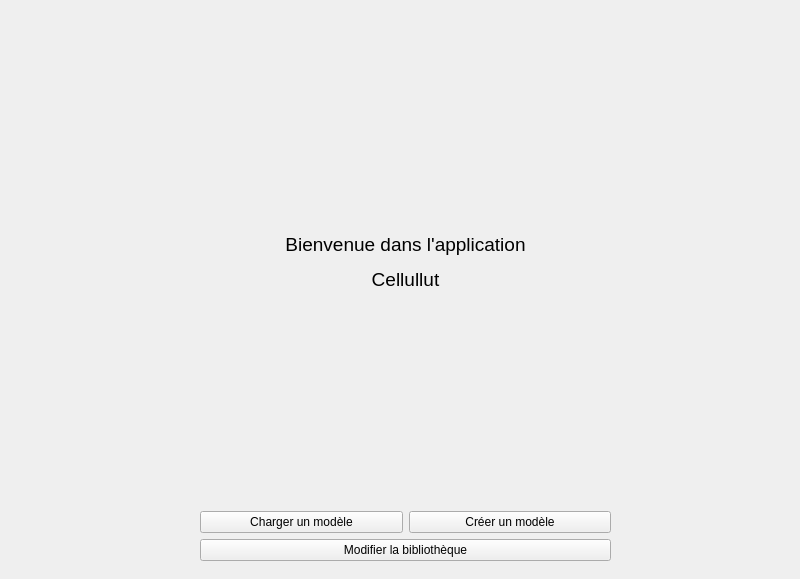
<?xml version="1.0" encoding="UTF-8"?>
<ui version="4.0">
 <class>MainMenuView</class>
 <widget class="QWidget" name="MainMenuView">
  <property name="geometry">
   <rect>
    <x>0</x>
    <y>0</y>
    <width>800</width>
    <height>579</height>
   </rect>
  </property>
  <property name="windowTitle">
   <string>Form</string>
  </property>
  <widget class="QWidget" name="verticalLayoutWidget">
   <property name="geometry">
    <rect>
     <x>200</x>
     <y>20</y>
     <width>411</width>
     <height>541</height>
    </rect>
   </property>
   <layout class="QVBoxLayout" name="verticalLayout">
    <item>
     <widget class="QLabel" name="label">
      <property name="text">
       <string>&lt;html&gt;&lt;head/&gt;&lt;body&gt;&lt;p align=&quot;center&quot;&gt;&lt;span style=&quot; font-size:14pt;&quot;&gt;Bienvenue dans l'application&lt;/span&gt;&lt;/p&gt;&lt;p align=&quot;center&quot;&gt;&lt;span style=&quot; font-size:14pt;&quot;&gt;Cellullut&lt;/span&gt;&lt;/p&gt;&lt;/body&gt;&lt;/html&gt;</string>
      </property>
     </widget>
    </item>
    <item>
     <layout class="QHBoxLayout" name="horizontalLayout">
      <item>
       <widget class="QPushButton" name="actionLoadTemplate">
        <property name="text">
         <string>Charger un modèle</string>
        </property>
       </widget>
      </item>
      <item>
       <widget class="QPushButton" name="actionCreateTemplate">
        <property name="text">
         <string>Créer un modèle</string>
        </property>
       </widget>
      </item>
     </layout>
    </item>
    <item>
     <widget class="QPushButton" name="pushButton_3">
      <property name="text">
       <string>Modifier la bibliothèque</string>
      </property>
     </widget>
    </item>
   </layout>
  </widget>
 </widget>
 <resources/>
 <connections/>
</ui>
